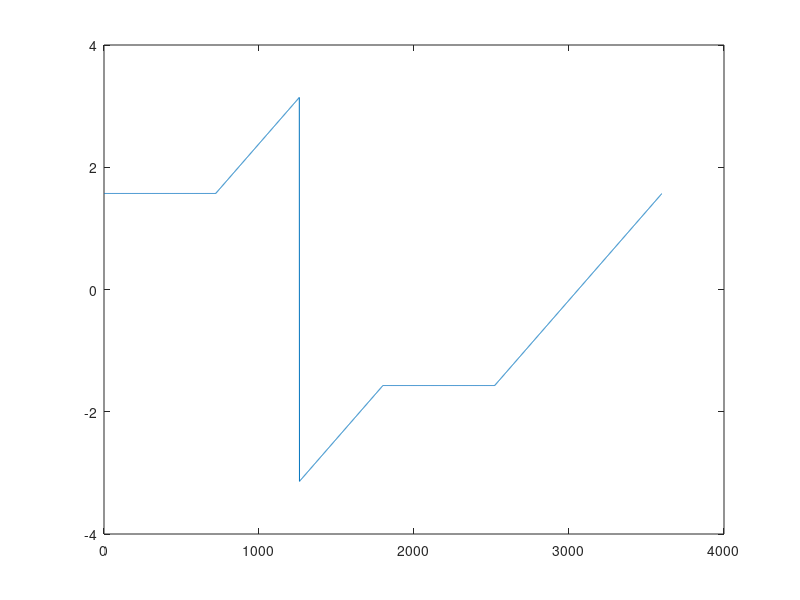
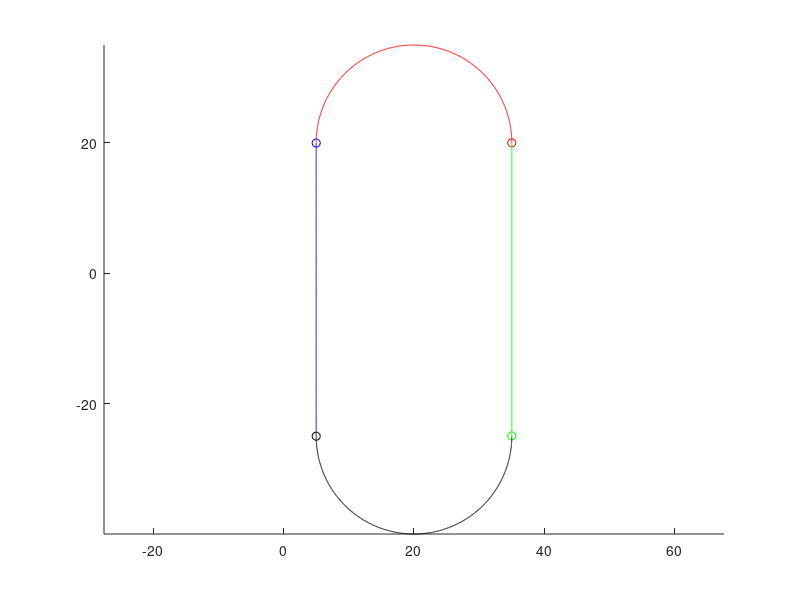

MATLAB code to generate these figures, in order: (Note: this script raises an error after producing the figures.)
% =========================================================================
% 檔案名稱: Untitled4_tracking_trajectory_test.m
%
% 功能：本專案「母路徑」reference_path.mat 的產生腳本 —— 整個 Pure
%       Pursuit 系統唯一一次執行、離線產生固定測試賽道的地方。執行後
%       會存出 reference_path.mat，之後 main_pure_pursuit_sim.m /
%       generate_local_paths.m / my_multi_path.m 全部都是讀取這個已經
%       存好的檔案，不會重新執行本腳本。
%
%       這份文件在 docx 週報裡被歸類為「共用不變」（單車版本與拖掛車
%       版本共用同一條母路徑，完全沒有修改），這次也同樣沒有更動任何
%       運算邏輯，只補上完整註解、並清掉一行殘留的編碼錯誤裝飾註解
%       （原始檔案裡混入了非 UTF-8 來源、顯示為 �f�ɰw 之類亂碼字元的
%       裝飾分隔線，內容本來就只是重複第 1 行「橢圓賽道」的說明，
%       刪掉不影響任何運算結果）。
%
%       ⚠ 本腳本目前不需要、也不建議重新執行：reference_path.mat 已經
%       存在且經過這次全部驗證測試（CTE RMS、鉸接角、貨櫃偏移等數字）
%       都是針對「現有」這份 reference_path.mat 算出來的。如果之後真的
%       需要換一條新賽道，重新執行本腳本會覆蓋掉 reference_path.mat，
%       屆時全部追蹤效能數字都要重新驗證。
%
% ─────────────────────────────────────────────────────────────────────
% 賽道幾何（一個類似運動場跑道的封閉「體育場形（stadium shape）」迴圈）：
%
%   由 4 段組成，依 x=[x2 x1 x0 x5] 的順序頭尾相接成一個封閉迴圈：
%     x2,y2 : 右側直線段，x=35（固定），y 從 -24.95 走到 19.95（由下往上）
%     x1,y1 : 頂部半圓，圓心 (20,20)、半徑 15，從 (35,20) 經 (20,35)
%             轉到 (5,20)（右上 → 正上 → 左上）
%     x0,y0 : 左側直線段，x=5（固定），y 從 19.96 走到 -24.98（由上往下）
%     x5,y5 : 底部半圓，圓心 (20,-25)、半徑 15，從 (5,-25) 經 (20,-40)
%             轉到 (35,-25)（左下 → 正下 → 右下），接回 x2 起點
%
%   這正是本專案所有模擬測試用的封閉迴圈賽道（車輛會繞著這個「跑道」
%   一直循環行駛，main_pure_pursuit_sim.m 的最近點搜尋用 mod 運算處理
%   跑道首尾相接的接縫）。
%
%   （x3,y3 在下面第 24-26 行有定義（另一個半徑 20、圓心 (55,-10) 的
%   半圓），但最終沒有被併入 x=[x2 x1 x0 x5] 這個組合中，是未被使用的
%   殘留變數，這裡保留原樣不刪除，避免任何非必要的行為變動。）
%
% ─────────────────────────────────────────────────────────────────────
% 生成邏輯（跟這次新增的 generate_local_paths.m 用的是同一套「窗口化、
% 逐段用 my_path() 擬合再拼接」概念，但這裡是「離線、一次性、依序跑完
% 整條路線」，不是「線上、即時、依車輛當前位置」）：
%
%   1. 先用上面的解析幾何公式，產生一串很密集的原始點 (x,y)（直接用
%      圓的參數式或線性插值算出來，不需要曲率多項式擬合）
%   2. 用相鄰點差分算出每一點的粗略航向角 theda（純幾何切線方向）
%   3. 把整串點依固定長度 seg_len=120 切成很多小段窗口，逐段呼叫
%      my_path() 把「這一小段窗口內的起點到終點」擬合成一條平滑的
%      曲率多項式曲線（這一步才是真正決定最終路徑平滑度、可行駛性
%      的地方 —— 前面的解析幾何只是拿來當作 my_path() 的擬合目標）
%   4. 每一段用旋轉矩陣 TFS 把局部座標系擬合結果轉回世界座標系，
%      串接起來就是最終的 ref_x, ref_y
%   5. 最後用差分算出每一點的最終航向角 ref_phi，存成 refpath 結構
% ─────────────────────────────────────────────────────────────────────

clear all
close all
clc

%%%%%%%%%%%%%%%%%%%%%%%%%%%%%   賽道幾何定義   %%%%%%%%%%%%%%%%%%%%%%%%%%%%%%%

points=360*3;
t=linspace(0,pi,points);
a=15;
for i=1:points
x1(i)=(a+5)+a*cos(t(i));   % 頂部半圓（圓心 20,20，半徑 15）
y1(i)=(a+5)+a*sin(t(i));
end

x2=35*ones(1,360*2);                 % 右側直線段（x=35）
y2=linspace(-24.95,19.95,360*2);

t=linspace(-pi,0,points);
for i=1:points
x3(i)=55+20*cos(t(i));     % （未使用的殘留變數，見檔頭說明）
y3(i)=-10+20*sin(t(i));
end

x0=5*ones(1,360*2);                  % 左側直線段（x=5）
y0=linspace(19.96,-24.98,360*2);


points=360*3;
t=linspace(-pi,0,points);
a=15;
for i=1:points
x5(i)=(a+5)+a*cos(t(i));   % 底部半圓（圓心 20,-25，半徑 15）
y5(i)=-25+a*sin(t(i));
end


figure (3)
hold on
plot(x0,y0,'b');
plot(x0(1),y0(1),'bo')
plot(x1,y1,'r');
plot(x1(1),y1(1),'ro')
plot(x2,y2,'g');
plot(x2(1),y2(1),'go')
plot(x5,y5,'k');
plot(x5(1),y5(1),'ko')
axis equal

% 依「右直線 → 上半圓 → 左直線 → 下半圓」順序串接成封閉迴圈
x=[x2 x1 x0 x5] ;
y=[y2 y1 y0 y5] ;
M=length(x);

ref_x = [];
ref_y = [];


clear x0 x1 x2 x3 xe
clear y0 y1 y2 y3 ye


%%%%%~~~~~~~~~~~~~~~~~~~~~~~  估計每一點的粗略航向角 ~~~~~~~~~~~~~~~~~%%%%%%%%%%
% 用相鄰點的座標差分（純幾何切線方向），供下面切割窗口時當作
% my_path() 擬合的目標航向角使用
for i=1:M-1
y_d=y(i+1)-y(i);
x_d=x(i+1)-x(i);
theda(i)=atan2(y_d,x_d);
theda_deg(i)=rad2deg(theda(i));
end
%%%%%%%%%%%%%%%%%%%%%%%%%%%%%%%%%%%%%%%%%%%%%%%%%%%%%%%%%%%%%%%%%%%%%%%%%%%
figure (1)
plot(theda);

%%%%%%%%%%%%%%%%%%%%%%%       路徑生成主迴圈     %%%%%%%%%%%%%%%%%%%%%%%%%%
% 把整條密集原始點切成長度 seg_len=120 的窗口，逐段呼叫 my_path() 擬合
% 成平滑曲線（跟 stitch_local_path.m 的「逐段拼接」概念相同，只是這裡
% 是一次性離線跑完「整條」路線，不是即時只跑「車輛前方一小段」）
% for k=1:100

M = length(x);
seg_len = 120;
num_seg = floor(M / seg_len);
for k = 1:num_seg

% start=2000;
start=(k-1)*120+2
target=120*k
if target>=M
target=M-1;
end

if start > length(x) || target > length(x)
    break;
end
now=[x(start);y(start)];

now=[x(start);y(start)];        % 本段窗口起點（世界座標）
next=[x(target);y(target)];     % 本段窗口終點（世界座標）
delta=next-now                  % 世界座標系下的位移
theda_in=theda(start)           % 起點的粗略航向角
theda_out=theda(target)         % 終點的粗略航向角
if theda_in>0 && theda_out<0
    theda_in=theda(start)-2*pi;  % 跨越 +pi/-pi 邊界時的角度修正，避免目標轉角算錯方向
else
%     theda_in=theda(start);
end

phi_tag=theda(target)-theda_in  % 目標相對轉角（局部座標系下 my_path 的 phi_tag）
check=rad2deg(phi_tag)

delta_b=now-[x(start-1);y(start-1)]        % 用起點前一點的位移，估計起點局部座標系的基準方向
[ alfa Quadrant] = my_yaw_angle( delta_b )  % alfa = 起點局部座標系基準角（0~2pi）
TFS=[cos(alfa) -sin(alfa); sin(alfa) cos(alfa)];   % 局部→世界的旋轉矩陣

iTFS=inv(TFS)                    % 世界→局部的旋轉矩陣（TFS 是正交矩陣，inv=轉置，但這裡直接用 inv）
QQQ=iTFS*delta                   % 把世界座標位移轉到局部座標系（my_path 只認得局部座標）

x_tag=QQQ(1);
y_tag=QQQ(2);

xic=[0 0 0 0]';
[ ZZ p] = my_path( x_tag, y_tag, phi_tag, xic );    % 用 Newton-Raphson 擬合這一段曲線（4xM 矩陣，見 my_dynamic.m）



%%%%%%%%%%%%%%%%%%%%%%%%%%%%   局部座標轉回世界座標   %%%%%%%%%%%%%%%%%%%%%%%%%%%%

for i=1:1000
Temp=[ ZZ(1,i) ZZ(2,i)]';    % 取出 my_path() 回傳的第 i 個取樣點的 [x;y]（ZZ 是 4xM，這裡只取前兩列）
ZZ_R(:,i)=TFS*Temp+now;      % 用 TFS 旋轉回世界座標系，再平移到本段起點 now
end

ref_x = [ref_x, ZZ_R(1,:)];
ref_y = [ref_y, ZZ_R(2,:)];

%%%%%%%%%%%%%%%%%%%%%%%%%%%%%%%%%%%%%%%%%%%%%%%%%%%%%%%%%%%%%%%%%%%%%%%%%%%

figure (2)
hold on

p1=plot(next(1,1),next(2,1),'ko');
set(gca,'FontSize',20);
set(p1, 'linewidth', 2);
p2=plot(now(1,1),now(2,1),'ks');
set(p2, 'linewidth', 2);
axis equal
xlabel('X (meter)','FontSize',18)
ylabel('Y (meter)','FontSize',18)
p3=plot(x,y,'r');
set(p3, 'linewidth', 2);
p4=plot(ZZ_R(1,:),ZZ_R(2,:),'b');
set(p4, 'linewidth', 2);
title('Tractor-Trailer Tacking Trajectory','FontSize',18 )
legend([p1 p2 p3 p4],{'Tractor Waypoint','Trailer Waypoint','Tractor Trajectory','Trailer Trajectory'},'FontSize',18)
% pause
end

% ---- 用最終拼接完成的密集路徑點，差分算出每一點的最終航向角 ----
dx = diff(ref_x);
dy = diff(ref_y);
ref_phi = atan2(dy, dx);
ref_phi = [ref_phi, ref_phi(end)];   % 補最後一點（差分少一個點，複製前一個值）

% ---- 存成 refpath 結構，供其他所有腳本讀取使用 ----
refpath.x = ref_x(:);
refpath.y = ref_y(:);
refpath.phi = ref_phi(:);
refpath.v = 3.0 * ones(length(ref_x),1);   % 第一版先固定速度（下游 main_pure_pursuit_sim.m
                                            % 會用曲率限速 + forward/backward pass 重新規劃
                                            % 真正使用的 v_profile，這裡的固定值目前沒有實際用到）
save('reference_path.mat', 'refpath');
